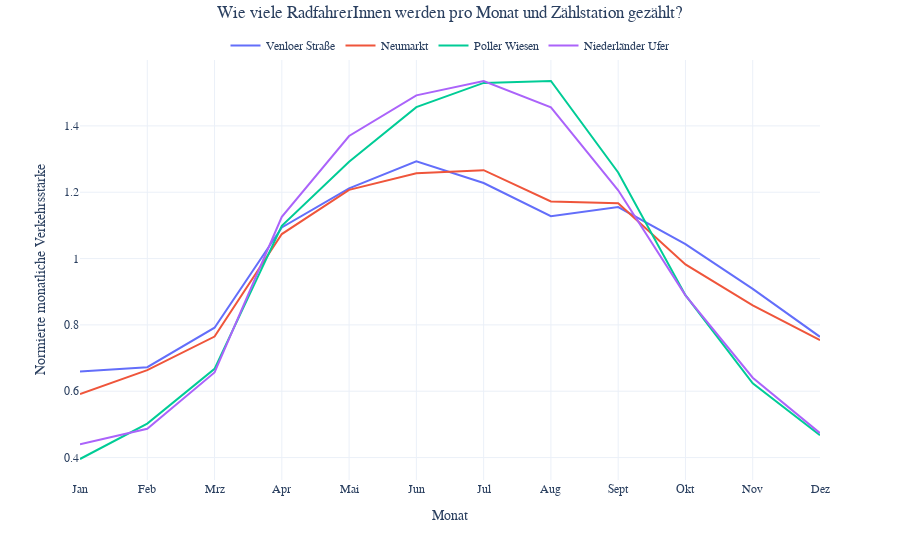

Write notebook code for a chart like this one.
### Code cell
# Finale Grafik!
map_month={1:'Jan', 
           2:'Feb', 
           3:'Mrz', 
           4:'Apr', 
           5:'Mai', 
           6:'Jun', 
           7:'Jul',
           8: "Aug", 
           9: "Sept",
           10: "Okt",
           11: "Nov",
           12: "Dez"}
df = (bike.groupby(bike.index.month).mean() / bike.mean()).loc[:, ["Venloer Straße", "Neumarkt", "Poller Wiesen", "Niederländer Ufer"]]
df.index = df.index.map(map_month)
fig = px.line(df, 
              template=style,
              labels={"value": "Normierte monatliche Verkehrsstärke",  
                      "index": "Monat", 
                      "variable": "Zählstation"})
# Update title
fig.update_layout(
    title={'text': "Wie viele RadfahrerInnen werden pro Monat und Zählstation gezählt?",
           'y':0.99,'x':0.5, 
           'xanchor': 'center', 'yanchor': 'top'})
# Update legend
fig.update_layout(
    font_family="Rockwell",
    legend=dict(title=None, orientation="h", y=1, yanchor="bottom", x=0.5, xanchor="center")
)
fig.show()

### Figure 1 — Plotly figure (JSON) as saved in the notebook; plotly's stock layout.template omitted (floating-point values rounded to 4 significant figures)
{"data": [{"hovertemplate": "Zählstation=Venloer Straße<br>Monat=%{x}<br>Normierte monatliche Verkehrsstärke=%{y}<extra></extra>", "legendgroup": "Venloer Straße", "line": {"color": "#636efa", "dash": "solid"}, "mode": "lines", "name": "Venloer Straße", "orientation": "v", "showlegend": true, "type": "scatter", "x": ["Jan", "Feb", "Mrz", "Apr", "Mai", "Jun", "Jul", "Aug", "Sept", "Okt", "Nov", "Dez"], "xaxis": "x", "y": [0.6594, 0.6725, 0.7916, 1.094, 1.212, 1.293, 1.228, 1.128, 1.155, 1.043, 0.9086, 0.764], "yaxis": "y"}, {"hovertemplate": "Zählstation=Neumarkt<br>Monat=%{x}<br>Normierte monatliche Verkehrsstärke=%{y}<extra></extra>", "legendgroup": "Neumarkt", "line": {"color": "#EF553B", "dash": "solid"}, "mode": "lines", "name": "Neumarkt", "orientation": "v", "showlegend": true, "type": "scatter", "x": ["Jan", "Feb", "Mrz", "Apr", "Mai", "Jun", "Jul", "Aug", "Sept", "Okt", "Nov", "Dez"], "xaxis": "x", "y": [0.5916, 0.6637, 0.7648, 1.074, 1.207, 1.257, 1.266, 1.172, 1.167, 0.9824, 0.859, 0.7541], "yaxis": "y"}, {"hovertemplate": "Zählstation=Poller Wiesen<br>Monat=%{x}<br>Normierte monatliche Verkehrsstärke=%{y}<extra></extra>", "legendgroup": "Poller Wiesen", "line": {"color": "#00cc96", "dash": "solid"}, "mode": "lines", "name": "Poller Wiesen", "orientation": "v", "showlegend": true, "type": "scatter", "x": ["Jan", "Feb", "Mrz", "Apr", "Mai", "Jun", "Jul", "Aug", "Sept", "Okt", "Nov", "Dez"], "xaxis": "x", "y": [0.3957, 0.5024, 0.6674, 1.099, 1.292, 1.457, 1.53, 1.535, 1.26, 0.8898, 0.6239, 0.4675], "yaxis": "y"}, {"hovertemplate": "Zählstation=Niederländer Ufer<br>Monat=%{x}<br>Normierte monatliche Verkehrsstärke=%{y}<extra></extra>", "legendgroup": "Niederländer Ufer", "line": {"color": "#ab63fa", "dash": "solid"}, "mode": "lines", "name": "Niederländer Ufer", "orientation": "v", "showlegend": true, "type": "scatter", "x": ["Jan", "Feb", "Mrz", "Apr", "Mai", "Jun", "Jul", "Aug", "Sept", "Okt", "Nov", "Dez"], "xaxis": "x", "y": [0.4403, 0.4867, 0.6567, 1.126, 1.37, 1.492, 1.535, 1.456, 1.206, 0.8893, 0.6409, 0.4738], "yaxis": "y"}], "layout": {"font": {"family": "Rockwell"}, "legend": {"orientation": "h", "title": {}, "tracegroupgap": 0, "x": 0.5, "xanchor": "center", "y": 1, "yanchor": "bottom"}, "margin": {"t": 60}, "title": {"text": "Wie viele RadfahrerInnen werden pro Monat und Zählstation gezählt?", "x": 0.5, "xanchor": "center", "y": 0.99, "yanchor": "top"}, "xaxis": {"anchor": "y", "domain": [0, 1], "title": {"text": "Monat"}}, "yaxis": {"anchor": "x", "domain": [0, 1], "title": {"text": "Normierte monatliche Verkehrsstärke"}}}}
